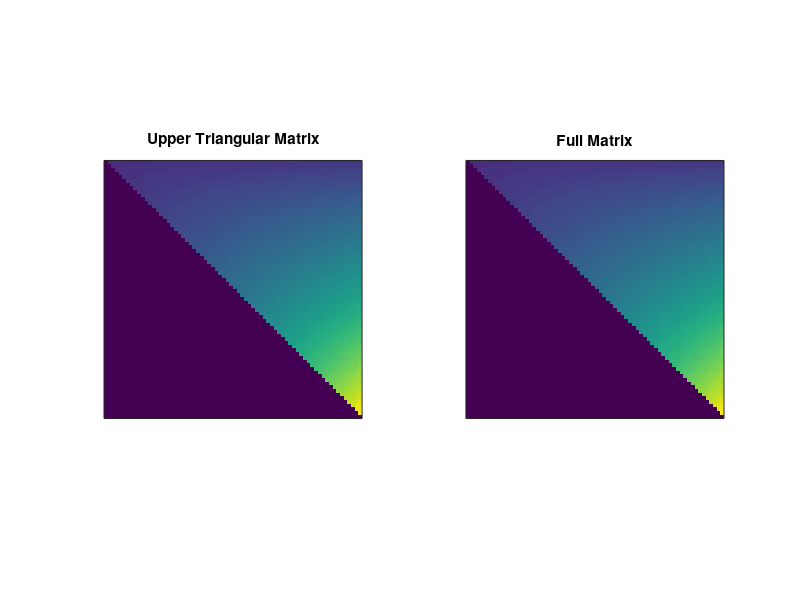

Write the MATLAB code that produced this figure.
%% Make triangular matrices

m = 70;
outMat = zeros(m);
outMat2 = zeros(m);

for i=1:m
  for j=1:m
    if i < j
      outMat(i,j) = 1.03 ^ sqrt(i * j);
    else
      outMat2(i,j) = (1.03 ^ m) - (1.03 ^ sqrt(i * j));
    end
  end
end

outMat2 = outMat + outMat2; % build full matrix

figure(1), clf
subplot(121)
imagesc(outMat);
axis square, title('Upper Triangular Matrix')
set(gca, 'xtick', [], 'ytick', [], 'clim', [0 1.03 ^ m])

subplot(122)
imagesc(outMat);
axis square, title('Full Matrix')
set(gca, 'xtick', [], 'ytick', [], 'clim', [0 1.03 ^ m])
